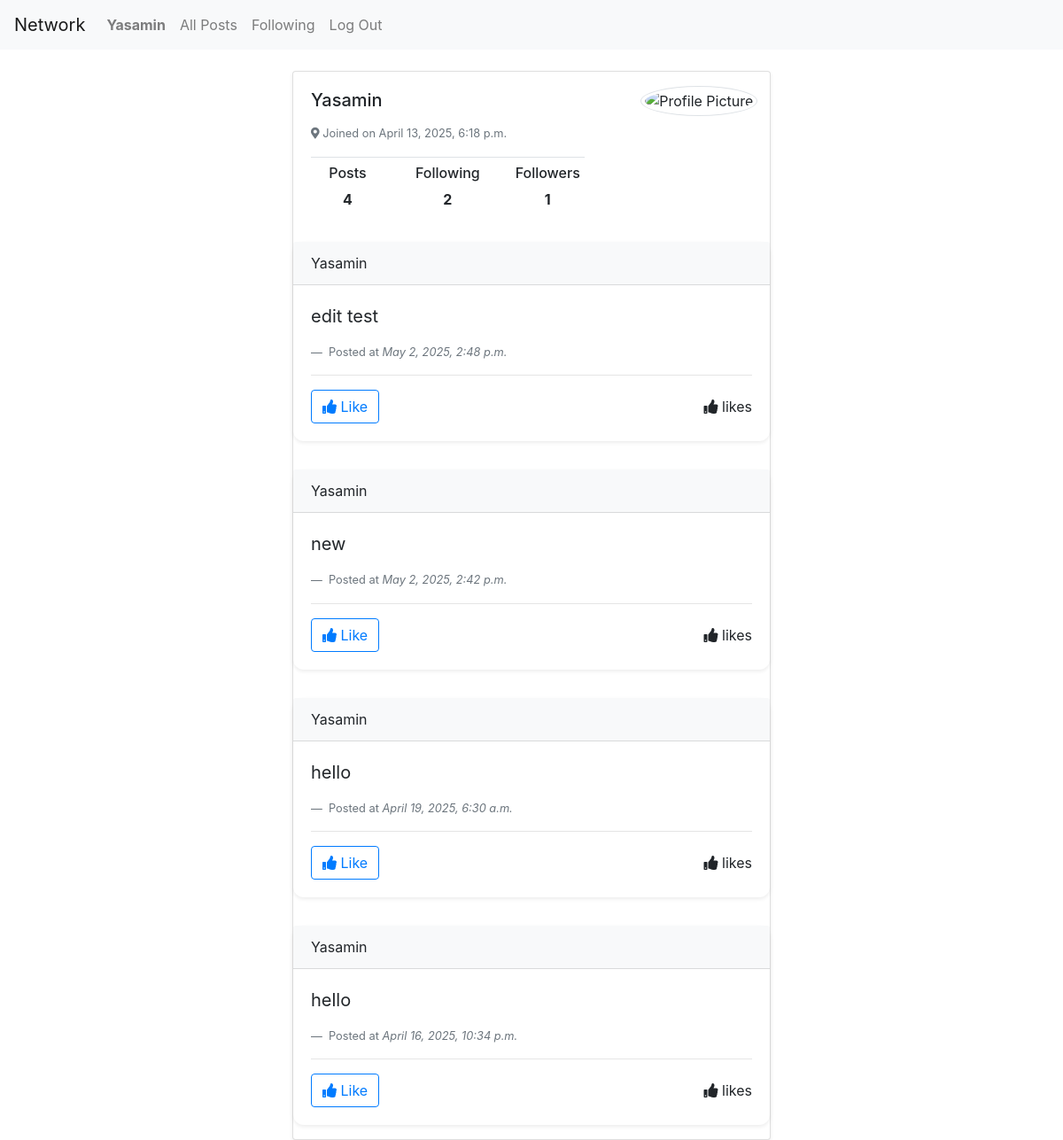
The page /profile/Yasamin (signed in) on the database its author committed.
### network/models.py (models this page shows, shortened)
class User(AbstractUser):
    pass

class Account(models.Model):
    owner = models.ForeignKey("User", on_delete=models.CASCADE, related_name="accounts")
    following = models.ManyToManyField("self", symmetrical=False, blank=True, related_name="follower") #symmetrical=False -> not every following follows you
    def __str__(self):
        return self.owner.username

class Post(models.Model):
    account = models.ForeignKey("Account", on_delete=models.CASCADE, related_name="posts")
    content = models.TextField(blank=True)
    created_at = models.DateTimeField(auto_now_add=True)
    like =models.IntegerField(default=0)
    class Meta:
        ordering = ["-created_at"]

### network/views.py (the view)
# urls.py: path("profile/<str:username>", views.profile, name="profile"),
@login_required(login_url="login")
def profile(request, username):
    owner = User.objects.get(username=username) #user
    account = Account.objects.get(owner=owner) #account
    currentuseraccount = request.user.accounts.first()
    print(account, currentuseraccount)
    if account != currentuseraccount:
        owns = False
        if account in currentuseraccount.following.all():
            follows= True
        else:
            follows = False
    else:
        owns = True
        follows = False
    return render(request, "network/profile.html",{
        "user": owner,
        "account": account,
        "post" : account.posts.all(),
        "follows" : follows,
        "owns" : owns,
    })

### network/templates/network/profile.html (shortened to what this page needs)
{% extends "network/layout.html" %}
{% block body %}
<br>
<div class="container">
    <div class="card shadow-sm" style="max-width: 540px; margin: 0 auto;">
        <div class="row g-0">
            <div class="col-md-8">
                <div class="card-body">
                    <h5 class="card-title d-flex justify-content-between align-items-center">
                        {{account}}
                    </h5>
                    <p class="card-text">
                        {% if not owns %}
                            <small class="text-muted">
                                    <i class="fas fa-map-marker-alt"></i> Joined on {{user.date_joined}}
                            </small>
                        {% elif owns %}
                            <small class="text-muted">
                                    <i class="fas fa-map-marker-alt"></i> Joined on {{user.date_joined}}
                            </small>
                        {% endif %}
                    </p>
                    <div class="border-top pt-2">
                        <div class="row text-center">
                            <div class="col">
                                <h6>Posts</h6>
                                <strong>{{account.posts.count}}</strong>
                            </div>
                            <div class="col border-start">
                                <h6>Following</h6>
                                <strong>{{account.following.count}}</strong>
                            </div>
                            <div class="col border-start">
                                <h6>Followers</h6>
                                <strong>{{account.follower.count}}</strong>
                            </div>
                        </div>
                    </div>
                </div>
            </div>
            <div class="col-md-4 p-3 text-center">
            <img src="https://iili.io/312ElzQ.png" class="rounded-circle img-thumbnail " alt="Profile Picture" style="width: 130px; height: 130px; object-fit: cover;">
            </div>
        </div>
        {% for item in post %}
            <div class="card  my-3 shadow-sm border-0" style=" border-radius: 12px; ">
                <div class="card-header bg-light fw-bold">
                    {{ item.account }}
                </div>
                <div class="card-body">
                    <blockquote class="blockquote mb-0">
                        <p>{{ item.content }}</p>
                    </blockquote>
                    <footer class="blockquote-footer">
                        Posted at <cite title="Source Title">{{ item.created_at }}</cite>
                    </footer>
                    <hr>
                    <div class="d-flex justify-content-between align-items-center">
                        <button class="btn btn-outline-primary like-button">
                            <i class="fa fa-thumbs-up"></i> Like
                        </button>
                        <div class="likes">
                            <i class="fa fa-thumbs-up"></i>
                            <span id="like-count">{{ item.like_count }} likes</span>
                        </div>
                    </div>
                </div>
            </div>
        {% endfor %}
    </div>
</div>
{% endblock %}

### network/templates/network/layout.html (shortened to what this page needs)
{% load static %}
<!DOCTYPE html>
<html lang="en">
    <head>
        <link rel="stylesheet" href="https://stackpath.bootstrapcdn.com/bootstrap/4.4.1/css/bootstrap.min.css">
        <link href="{% static 'network/styles.css' %}" rel="stylesheet">
        <link rel="stylesheet" href="https://cdnjs.cloudflare.com/ajax/libs/font-awesome/5.15.4/css/all.min.css">
    </head>
    <body>
        <nav class="navbar navbar-expand-lg navbar-light bg-light">
            <a class="navbar-brand" href="#">Network</a>
            <div>
              <ul class="navbar-nav mr-auto">
                {% if user.is_authenticated %}
                    <li class="nav-item">
                        <a class="nav-link" href="{% url 'profile' request.user.username %}"><strong>{{ request.user.username }}</strong></a>
                    </li>
                {% endif %}
                <li class="nav-item">
                  <a class="nav-link" href="{% url 'index' %}">All Posts</a>
                </li>
                {% if user.is_authenticated %}
                    <li class="nav-item">
                        <a class="nav-link" href="{% url 'following' %}">Following</a>
                    </li>
                    <li class="nav-item">
                        <a class="nav-link" href="{% url 'logout' %}">Log Out</a>
                    </li>
                {% endif %}
              </ul>
            </div>
          </nav>
        <div class="body">
            {% block body %}
            {% endblock %}
        </div>
    </body>
</html>

### rows shown on the page
User: user.username "Yasamin", date_joined "April 13, 2025, 6:18 p.m."
Account: owner.username "Yasamin", posts.count "4", following.count "2", follower.count "1"
Post: account "Yasamin", content "edit test", created_at "May 2, 2025, 2:48 p.m."
Post: account "Yasamin", content "new", created_at "May 2, 2025, 2:42 p.m."
Post: account "Yasamin", content "hello", created_at "April 19, 2025, 6:30 a.m."
Post: account "Yasamin", content "hello", created_at "April 16, 2025, 10:34 p.m."
